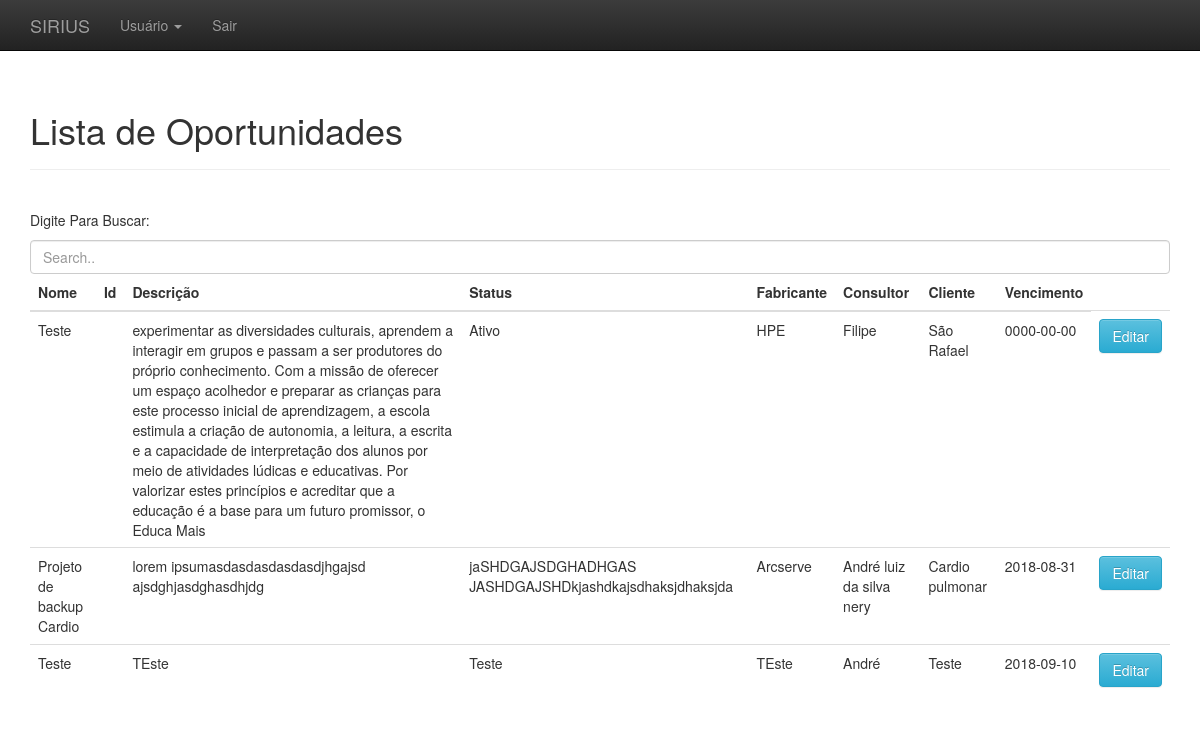
/oportunidades.php, run on the app's committed database.
### tables this page shows
CREATE TABLE `oportunidade` (
  `nome_Opp` varchar(100) NOT NULL,
  `id_Opp` int(11) NOT NULL,
  `descricao_Opp` varchar(500) NOT NULL,
  `status_Opp` varchar(200) NOT NULL,
  `fabricante` varchar(50) NOT NULL,
  `consultor_Opp` varchar(50) NOT NULL,
  `cliente_Opp` varchar(50) NOT NULL,
  `historico_Opp` varchar(500) NOT NULL,
  `vencimento` date NOT NULL
);

### oportunidades.php (the view, shortened to what this page needs)
<!DOCTYPE html>
<html lang="pt-br">
  <head>
    <link href="css/bootstrap.min.css" rel="stylesheet">
    <link href="css/bootstrap-theme.min.css" rel="stylesheet">
    <link href="css/theme.css" rel="stylesheet">
  </head>
  <body role="document">
	<?php
		include_once("menu_admin.php");
	?>
    <div class="container theme-showcase" role="main">
      <div class="page-header">
        <h1>Lista de Oportunidades</h1>
      </div>
      <div class="row">
        <div class="col-md-12">
          <table class="table">
            <table class="table">
            <thead>
              <p>Digite Para Buscar:</p>
  <input class="form-control" id="myInput" type="text" placeholder="Search..">
                <tr>
                <th>Nome </th>
                <th>Id </th>
                <th>Descrição</th>
                <th>Status</th>
                <th>Fabricante</th>
                <th>Consultor</th>
                <th>Cliente</th>
                <th>Vencimento</th>
              </tr>
            </thead>
            <tbody>
             <?php
$connection = new mysqli("localhost", "root", "", "basedetestes");
$sql = $connection->query("Select * From oportunidade");
if($sql){
    while($exibe = $sql->fetch_assoc()){
        echo"<tr>";
        echo "<td>".$exibe["nome_Opp"]."</td>";
        echo "<td>".$exibe["id_Opp_Fab"]."</td>";
        echo "<td>".$exibe["descricao_Opp"]."</td>";
        echo "<td>".$exibe["status_Opp"]."</td>";
        echo "<td>".$exibe["fabricante"]."</td>";
        echo "<td>".$exibe["consultor_Opp"]."</td>";
        echo "<td>".$exibe["cliente_Opp"]."</td>";
        echo "<td>".$exibe["vencimento"]."</td>";
        echo "<td> <a href='Home.php'><button class='btn btn-primary btn-info btn-block'>Editar</button></a></td>";
        }
    }
?>
            </tbody>
          </table>
        </div>
		</div>
    </div>
  </body>
</html>

### css/theme.css (style rules this page uses)
body { padding-top: 70px; padding-bottom: 30px; }

### data on the page
oportunidade: nome_Opp "Teste", descricao_Opp "experimentar as diversidades culturais, aprendem a interagir em grupos e passam a ser produtores do próprio conhecimento. Com a missão de oferecer um espaço acolhedor e preparar as crianças para este processo inicial de aprendizagem, a escola estimula a criação de autonomia, a leitura, a escrita e a capacidade de interpretação dos alunos por meio de atividades lúdicas e educativas. Por valorizar estes princípios e acreditar que a educação é a base para um futuro promissor, o Educa Mais", status_Opp "Ativo", fabricante "HPE", consultor_Opp "Filipe", cliente_Opp "São Rafael", vencimento "0000-00-00"
oportunidade: nome_Opp "Projeto de backup Cardio", descricao_Opp "lorem ipsumasdasdasdasdasdjhgajsd ajsdghjasdghasdhjdg", status_Opp "jaSHDGAJSDGHADHGAS JASHDGAJSHDkjashdkajsdhaksjdhaksjda", fabricante "Arcserve", consultor_Opp "André luiz da silva nery", cliente_Opp "Cardio pulmonar", vencimento "2018-08-31"
oportunidade: nome_Opp "Teste", descricao_Opp "TEste", status_Opp "Teste", fabricante "TEste", consultor_Opp "André", cliente_Opp "Teste", vencimento "2018-09-10"
